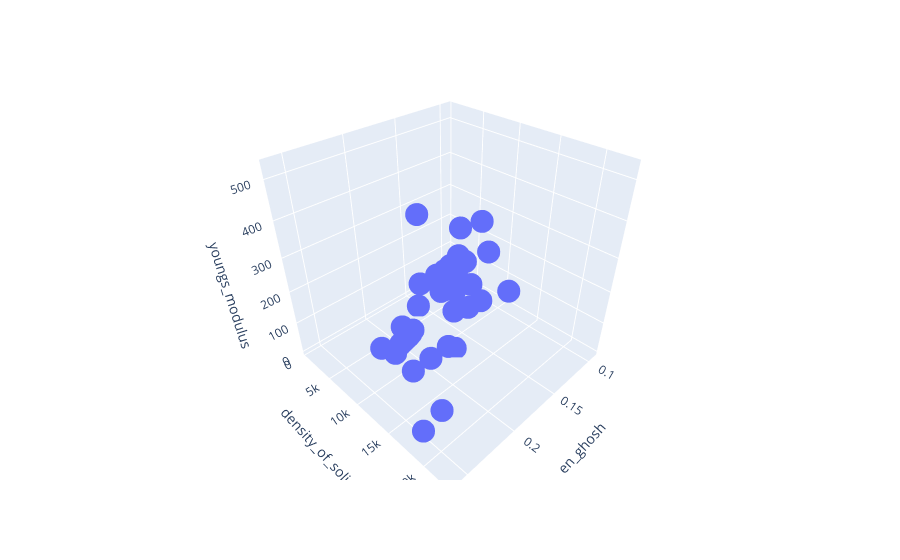

The notebook cell this image was saved under:
### Code cell
fig = px.scatter_3d(df, x='en_ghosh', y='density_of_solid', z='youngs_modulus')

fig.show()

### Figure 1 — Plotly figure (JSON) as saved in the notebook; plotly's stock layout.template omitted (floating-point values rounded to 4 significant figures)
{"data": [{"hovertemplate": "en_ghosh=%{x}<br>density_of_solid=%{y}<br>youngs_modulus=%{z}<extra></extra>", "legendgroup": "", "marker": {"color": "#636efa", "symbol": "circle"}, "mode": "markers", "name": "", "scene": "scene", "showlegend": false, "type": "scatter3d", "x": [0.1472, 0.1501, 0.2614, 0.1512, 0.2511, 0.1472, 0.1779, 0.144, 0.2569, 0.1408, 0.1028, 0.2212, 0.1587, 0.1313, 0.1899, 0.1393, 0.1051, 0.1353, 0.1313, 0.09321, 0.1281, 0.2346, 0.1273, 0.2391, 0.145, 0.1154, 0.1504, 0.1432, 0.2033, 0.2123, 0.1944, 0.23, 0.2078, 0.2256, 0.1216, 0.2435, 0.1194, 0.1989, 0.1234, 0.1734, 0.2167, 0.1217, 0.1552], "y": [10490, 2700, 19300, 8920, 22650, 8908, 11340, 12023, 21090, 12450, 11724, 6570, 3510, 7140, 5244, 7874, 535, 7470, 10280, 968, 8570, 16650, 6110, 19250, 1848, 1550, 8650, 8900, 8551, 9066, 7901, 13310, 8795, 9841, 1738, 21020, 2985, 8219, 4507, 11850, 9321, 4472, 7140], "z": [83, 70, 78, 130, 528, 200, 16, 121, 168, 275, 79, 24, 13, 279, 18, 211, 4.9, 198, 329, 10, 105, 186, 128, 411, 287, 20, 50, 209, 61, 70, 55, 78, 65, 69, 45, 463, 74, 56, 116, 8, 74, 64, 108]}], "layout": {"legend": {"tracegroupgap": 0}, "margin": {"t": 60}, "scene": {"domain": {"x": [0, 1], "y": [0, 1]}, "xaxis": {"title": {"text": "en_ghosh"}}, "yaxis": {"title": {"text": "density_of_solid"}}, "zaxis": {"title": {"text": "youngs_modulus"}}}}}
